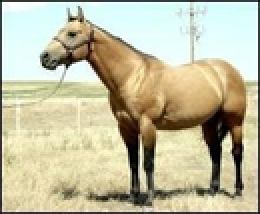
#> input picture tests/train/image-12.png, 130 x 107 px (shown 2 times larger); its folder holds only this picture in this run
$ python Evaluator.py
#> lines starting #> are read from the running program, lines starting #| are printed output that depends on the picture
### ImageLoader.py
import numpy as np
import matplotlib.pyplot as plt
from PIL import Image
import PIL
import os
import itertools
from LogLinearModel import LogLinearModel
import time


class ImageLoader(object):

    def __init__(self, max_width=0, max_height=0):
        self.max_width = max_width
        self.max_height = max_height

    def load_image(self, path):
        img = Image.open(path)
        if self.max_width > 0 and self.max_height > 0:
            img = img.resize((self.max_width, self.max_height), resample=PIL.Image.BICUBIC)
        return img

    # [34 lines left out: functions load_label_img, load_label_dict, draw_image_and_label, not called in this run]

    def load_all_images_and_labels(self, directory, num_states, num_images=np.inf):
        images = []
        models = []
        labels = []
        names = []
        files = [x for x in os.listdir(directory) if x.endswith(".jpg") or x.endswith('.png')]
        num_images = min(len(files), num_images)
        start = time.time()
        for i, filename in enumerate(files):
            if i < num_images:
                full_name = os.path.join(directory, filename)
                img = self.load_image(full_name)
                model = ImageLoader.create_model(img, num_states)
                label_vec = self.load_label_dict(full_name)

                names.append(filename)
                images.append(img)
                models.append(model)

                labels.append(label_vec)

                if i % 10 == 0 or i == num_images-1:
                    elapsed = time.time() - start
                    eta = np.true_divide(elapsed, i + 1) * (len(files) - i - 1)
                    print("Loaded %d of %d. Time elapsed: %f. ETA: %f" % (i+1, num_images, elapsed, eta))

        return images, models, labels, names

    @staticmethod
    def create_model(img, num_states):
        model = LogLinearModel()

        feature_dict, edge_feature_dict = ImageLoader.compute_features(img)

        # create pixel variables
        for pixel, feature_vec in feature_dict.items():
            model.declare_variable(pixel, num_states)
            model.set_unary_features(pixel, feature_vec)
            model.set_unary_factor(pixel, np.zeros(num_states))

        # create edge variable
        for edge, edge_feature_vec in edge_feature_dict.items():
            model.set_edge_features(edge, edge_feature_vec)
            model.set_edge_factor(edge, np.eye(num_states))

        model.create_matrices()

        return model

    # [12 lines left out: function show_images, not called in this run]

    @staticmethod
    def get_all_edges(img):
        edges = []

        # add horizontal edges
        for x in range(img.width-1):
            for y in range(img.height):
                edge = ((x, y), (x+1, y))
                edges.append(edge)

        # add vertical edges
        for x in range(img.width):
            for y in range(img.height-1):
                edge = ((x, y), (x, y+1))
                edges.append(edge)

        return edges

    @staticmethod
    def compute_features(img):
        pixels = img.load()

        base_features = np.zeros((img.width * img.height, 5))
        pixel_ids = []
        nthresh = 10
        edge_ids = []

        i = 0
        for x in range(img.width):
            for y in range(img.height):
                base_features[i, :3] = pixels[x, y]
                base_features[i, 3:] = (x, y)

                pixel_ids.append((x, y))

                i += 1

        base_features /= [255, 255, 255, img.width, img.height]

        # perform fourier expansion

        coeffs = list(itertools.product([0, 1], repeat=5))
        coeffs = np.column_stack(coeffs)

        prod = base_features.dot(coeffs)
        feature_mat = np.hstack((np.sin(prod), np.cos(prod), np.ones((img.width * img.height, 1))))

        if img.mode == 'RGB':
            channels = 3
        elif img.mode == 'L':
            channels = 1
        else:
            print("Unknown mode: %s" % img.mode)

        j = 0
        for edge in ImageLoader.get_all_edges(img):

            edge_ids.append(edge)
            diff = 0
            edge_feats_vec = []
            for z in range(channels):
                diff += np.true_divide((pixels[edge[0]][z]-pixels[edge[1]][z]), 255) ** 2

            diff = np.sqrt(diff)
            for n in range(nthresh):
                thresh = .5 * n / nthresh
                edge_feats_vec.append(1*(diff > thresh))

            if j == 0:
                edge_feature_mat = edge_feats_vec
            else:
                edge_feature_mat = np.vstack((edge_feature_mat, edge_feats_vec))

            j += 1

        # package up feature matrix as feature dictionary
        feature_vectors = [np.array(x) for x in feature_mat.tolist()]
        feature_dict = dict(zip(pixel_ids, feature_vectors))

        edge_feature_vectors = [np.array(x) for x in edge_feature_mat.tolist()]
        edge_feature_dict = dict(zip(edge_ids, edge_feature_vectors))

        return feature_dict, edge_feature_dict

# [10 lines left out: function main, not called in this run]

# [2 lines that do not run on import are left out]

### LogLinearModel.py
"""Class to convert from log linear model to MRF"""

from MarkovNet import MarkovNet
import numpy as np


class LogLinearModel(MarkovNet):
    """Log linear model class. Able to convert from log linear features to pairwise MRF. For now, only allows indicator features for pairwise features."""

    def __init__(self):
        """Initialize a LogLinearModel. Create a Markov net."""
        super(LogLinearModel, self).__init__()
        self.unary_features = dict()
        self.unary_feature_weights = dict()
        self.edge_features = dict()
        self.num_features = dict()
        self.num_edge_features = dict()

    def set_edge_factor(self, edge, potential):
        super(LogLinearModel, self).set_edge_factor(edge, potential)
        if edge not in self.edge_features:
            # set default edge feature
            self.set_edge_features(edge, np.array([1.0]))

    # [7 lines left out: function set_unary_weights, not called in this run]

    def set_unary_features(self, var, values):
        """
        Set the log-linear features for a particular variable
        :rtype: None
        :type values: np.ndarray
        """
        assert isinstance(values, np.ndarray)
        self.unary_features[var] = values

        self.num_features[var] = len(values)

    def set_edge_features(self, edge, values):
        reversed_edge = (edge[1], edge[0])
        self.edge_features[edge] = values
        self.num_edge_features[edge] = len(values)

        self.edge_features[reversed_edge] = values
        self.num_edge_features[reversed_edge] = len(values)

    def set_all_unary_factors(self):
        for var in self.variables:
            self.set_unary_factor(var, self.unary_feature_weights[var].dot(self.unary_features[var]))

    # [18 lines left out: functions set_feature_matrix, set_weights, not called in this run]

    def set_weight_matrix(self, weight_mat):
        assert (np.array_equal(self.weight_mat.shape, weight_mat.shape))
        self.weight_mat[:, :] = weight_mat

    def set_edge_weight_matrix(self, edge_weight_mat):
        assert (np.array_equal(self.edge_weight_mat.shape, edge_weight_mat.shape))
        self.edge_weight_mat[:, :] = edge_weight_mat

    def update_unary_matrix(self):
        self.set_unary_mat(self.weight_mat.T.dot(self.feature_mat))

    # [4 lines left out: function update_edge_tensor, not called in this run]

    def create_matrices(self):
        super(LogLinearModel, self).create_matrices()

        # create unary matrices
        self.max_features = max([x for x in self.num_features.values()])
        self.weight_mat = np.zeros((self.max_features, self.max_states))
        self.feature_mat = np.zeros((self.max_features, len(self.variables)))

        for var in self.variables:
            index = self.var_index[var]
            self.feature_mat[:, index] = self.unary_features[var]

        # create edge matrices

        self.max_edge_features = max([x for x in self.num_edge_features.values()])
        self.edge_weight_mat = np.zeros((self.max_edge_features, self.max_states**2))
        self.edge_feature_mat = np.zeros((self.max_edge_features, self.num_edges))

        for i, edge in enumerate(self.edges):
            self.edge_feature_mat[:, i] = self.edge_features[edge]

# [26 lines left out: function main, not called in this run]


# [2 lines that do not run on import are left out]

### MarkovNet.py
"""Markov network class for storing potential functions and structure."""
import numpy as np
from scipy.sparse import csc_matrix, dok_matrix
import time

class MarkovNet(object):
    """Object containing the definition of a pairwise Markov net."""

    def __init__(self):
        """Initialize a Markov net."""
        self.edge_potentials = dict()
        self.unary_potentials = dict()
        self.neighbors = dict()
        self.variables = set()
        self.num_states = dict()
        self.matrix_mode = False
        self.tree_probabilities = dict()
        self.num_weights = 0
        self.map_features_to_space = []
        self.space = dict()
        self.search_space = []
        self.num_weights_search_space = 0
        self.has_edges = False

    def set_unary_factor(self, variable, potential):
        """Set the potential function for the unary factor. Implicitly declare variable. Must be called before setting edge factors."""
        self.unary_potentials[variable] = potential
        if variable not in self.variables:
            self.declare_variable(variable, np.size(potential))

    def declare_variable(self, variable, num_states):
        if variable not in self.variables:
            self.variables.add(variable)
            self.neighbors[variable] = set()
            self.num_states[variable] = num_states
        else:
            print("Warning: declaring a variable %s that was previously declared." % repr(variable))

    def set_edge_factor(self, edge, potential):
        """Set a factor by inputting the involved variables then the potential function. The potential function should be a np matrix."""
        assert np.shape(potential) == (len(self.unary_potentials[edge[0]]), len(self.unary_potentials[edge[1]])), "potential size %d, %d incompatible with unary sizes %d, %d" % (np.shape(potential)[0], np.shape(potential)[1], len(self.unary_potentials[edge[0]]), len(self.unary_potentials[edge[1]]))
        self.has_edges = True
        if edge[0] < edge[1]:
            self.edge_potentials[edge] = potential
        else:
            self.edge_potentials[(edge[1], edge[0])] = potential.T

        self.neighbors[edge[0]].add(edge[1])
        self.neighbors[edge[1]].add(edge[0])


    def get_potential(self, pair):
        """Return the potential between pair[0] and pair[1]. If (pair[1], pair[0]) is in our dictionary instead, return the transposed potential."""
        if pair in self.edge_potentials:
            return self.edge_potentials[pair]
        else:
            return self.edge_potentials[(pair[1], pair[0])].T

    def get_neighbors(self, variable):
        """Return the neighbors of variable."""
        return self.neighbors[variable]

    # [11 lines left out: function evaluate_state, not called in this run]


    def set_unary_mat(self, unary_mat):
        assert np.array_equal(self.unary_mat.shape, unary_mat.shape)
        self.unary_mat[:, :] = unary_mat


    # [8 lines left out: function set_edge_tensor, not called in this run]

    def create_matrices(self):
        self.matrix_mode = True

        self.max_states = max([len(x) for x in self.unary_potentials.values()])
        self.unary_mat = -np.inf * np.ones((self.max_states, len(self.variables)))
        self.var_index = dict()
        self.var_list = []
        self.degrees = np.zeros(len(self.variables))

        i = 0
        for var in self.variables:
            potential = self.unary_potentials[var]
            self.unary_mat[0:len(potential), i] = potential
            self.var_index[var] = i
            self.var_list.append(var)
            self.degrees[i] = len(self.neighbors[var])
            i += 1

        # set up pairwise tensor

        self.num_edges = 0
        for var in self.variables:
            for neighbor in self.neighbors[var]:
                if var < neighbor:
                    self.num_edges += 1

        self.edge_pot_tensor = -np.inf * np.ones((self.max_states, self.max_states, 2 * self.num_edges))
        self.edge_index = {}

        from_rows = []
        from_cols = []
        to_rows = []
        to_cols = []

        i = 0
        for var in self.variables:
            for neighbor in self.neighbors[var]:
                if var < neighbor:
                    potential = self.get_potential((var, neighbor))
                    dims = potential.shape

                    self.edge_pot_tensor[0:dims[1], 0:dims[0], i] = potential.T
                    self.edge_pot_tensor[0:dims[0], 0:dims[1], i + self.num_edges] = potential

                    var_i = self.var_index[var]
                    neighbor_i = self.var_index[neighbor]

                    from_rows.append(i)
                    from_cols.append(var_i)
                    from_rows.append(i + self.num_edges)
                    from_cols.append(neighbor_i)

                    to_rows.append(i)
                    to_cols.append(neighbor_i)
                    to_rows.append(i + self.num_edges)
                    to_cols.append(var_i)

                    self.edge_index[(var, neighbor)] = i

                    i += 1

        self.message_to_map = csc_matrix((np.ones(len(to_rows)), (to_rows, to_cols)),
                                         (2 * self.num_edges, len(self.variables)))

        self.message_to = np.zeros(2 * self.num_edges, dtype=np.intp)
        self.message_to[to_rows] = to_cols

        self.message_from = np.zeros(2 * self.num_edges, dtype=np.intp)
        self.message_from[from_rows] = from_cols

    # [21 lines left out: functions init_candidate_edges, init_search_space, not called in this run]

    def update_search_space(self, edge):
        self.search_space.remove(edge)
        self.num_weights_search_space -= len(self.unary_potentials[edge[0]]) * len(self.unary_potentials[edge[1]])

    # [26 lines left out: functions init_weights, get_edges_data_sum, not called in this run]

### Evaluator.py
import numpy as np
import matplotlib.pyplot as plt
from Learner import Learner
from ImageLoader import ImageLoader
from MatrixBeliefPropagator import MatrixBeliefPropagator


class Evaluator(object):

    def __init__(self, max_width=0, max_height=0):
        self.max_width = max_width
        self.max_height = max_height

    # [60 lines left out: functions evaluate_images, draw_results, not called in this run]


def main():
    """test evaluation"""

    loader = ImageLoader(16, 16)

    images, models, labels, names = loader.load_all_images_and_labels('./tests/train', 2, 2)
#> in load_image, img is the input picture: PIL image 130x107 RGB; mean R, G, B 193.1, 189.2, 160.7
#> in load_image, `img = img.resize((self.max_width, self.max_height), resample=PIL.Image..`:
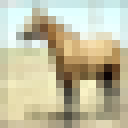
#> img: PIL image 16x16 RGB (shown 8 times larger); mean R, G, B 195, 190.9, 162.2
#> after the loop in compute_features, `for x in range(img.width):`: base_features = 256 rows, first 6: [206, 216, 215, 0, 0], [208, 238, 237, 0, 1], [211, 237, 236, 0, 2], [216, 238, 236, 0, 3], [218, 238, 236, 0, 4], [218, 234, 229, 0, 5]; i = 256; pixel_ids = 256 pairs, first value 0 to 15, second value 0 to 15
#> in compute_features, `base_features /= [255, 255, 255, img.width, img.height]`: base_features = 256 rows, first 6: [0.808, 0.847, 0.843, 0, 0], [0.816, 0.933, 0.929, 0, 0.0625], [0.827, 0.929, 0.925, 0, 0.125], [0.847, 0.933, 0.925, 0, 0.188], [0.855, 0.933, 0.925, 0, 0.25], [0.855, 0.918, 0.898, 0, 0.312]
#> in compute_features, `prod = base_features.dot(coeffs)`:
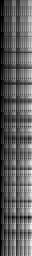
#> prod: shape (256, 32) float64; min 0, max 4.17, mean 1.54; drawn with min black and max white
#> in compute_features, `feature_mat = np.hstack((np.sin(prod), np.cos(prod), np.ones((img.widt..`:
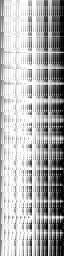
#> feature_mat: shape (256, 65) float64; min -1, max 1, mean 0.386; drawn with min black and max white
#> the loop in compute_features, `for edge in ImageLoader.get_all_edges(img): ` made 480 passes
#> (edge, diff, edge_feature_mat) on pass 1: (((0, 0), (1, 0)), 0.113, [1, 1, 1, 0, 0, 0, 0, 0, 0, 0])
#> after the loop in compute_features, `for edge in ImageLoader.get_all_edges(img):`: edge_ids = 480 items; j = 480
#> in compute_features, `feature_vectors = [np.array(x) for x in feature_mat.tolist()]`: feature_vectors = 256 items
#> in compute_features, `edge_feature_vectors = [np.array(x) for x in edge_feature_mat.tolist()]`: edge_feature_vectors = 480 items, first 6: [1, 1, 1, 0, 0, 0, 0, 0, 0, 0], [1, 1, 1, 0, 0, 0, 0, 0, 0, 0], [1, 1, 1, 0, 0, 0, 0, 0, 0, 0], [1, 1, 1, 0, 0, 0, 0, 0, 0, 0], [1, 1, 1, 0, 0, 0, 0, 0, 0, 0], [1, 1, 1, 0, 0, 0, 0, 0, 0, 0]
#> in compute_features, `edge_feature_dict = dict(zip(edge_ids, edge_feature_vectors))`: edge_feature_dict = 480 items
#> in create_model, `feature_dict, edge_feature_dict = ImageLoader.compute_features(img)`: feature_dict = 256 items; edge_feature_dict = 480 items
#> the loop in create_model, `for pixel, feature_vec in feature_dict.items():` made 256 passes
#> the loop in create_model, `for edge, edge_feature_vec in edge_feature_dict.items():` made 480 passes
#> in create_matrices, `self.max_states = max([len(x) for x in self.unary_potentials.values()])`: self.max_states = 2
#> in create_matrices, `self.degrees = np.zeros(len(self.variables))`: self.degrees = 256 values from 0 to 0
#> the loop in create_matrices, `for var in self.variables:` made 256 passes
#> var on passes 1 to 3: (12, 4), (4, 0), (4, 9)
#> after the loop in create_matrices, `for var in self.variables:`: i = 256; self.degrees = 256 values, max 4 at index 0, min 2 at index 51, mean 3.75; self.var_index = 256 items; self.var_list has the same summary as pixel_ids in compute_features
#> after the loop in create_matrices, `for var in self.variables:`: self.num_edges = 480
#> after the loop in create_matrices, `for var in self.variables:`: from_cols = 960 values, max 255 at index 309, min 0 at index 0, mean 127.2; from_rows = 960 values, max 959 at index 959, min 0 at index 0, mean 479.5; i = 480; self.edge_index = 480 items; to_cols = 960 values, max 255 at index 308, min 0 at index 1, mean 127.2; to_rows has the same summary as from_rows
#> in create_matrices, `self.message_to = np.zeros(2 * self.num_edges, dtype=np.intp)`: self.message_to = 960 values from 0 to 0
#> in create_matrices, `self.max_features = max([x for x in self.num_features.values()])`: self.max_features = 65
#> in create_matrices, `self.weight_mat = np.zeros((self.max_features, self.max_states))`: self.weight_mat = 65 pairs, first value 0 to 0, second value 0 to 0
#> after the loop in create_matrices, `for var in self.variables:`:
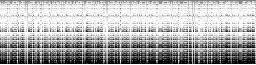
#> self.feature_mat: shape (65, 256) float64; min -1, max 1, mean 0.386; drawn with min black and max white
#> in create_matrices, `self.max_edge_features = max([x for x in self.num_edge_features.values..`: self.max_edge_features = 10
#> in create_matrices, `self.edge_weight_mat = np.zeros((self.max_edge_features, self.max_stat..`: self.edge_weight_mat = [[0, 0, 0, 0], [0, 0, 0, 0], [0, 0, 0, 0], [0, 0, 0, 0], [0, 0, 0, 0], [0, 0, 0, 0], [0, 0, 0, 0], [0, 0, 0, 0], [0, 0, 0, 0], [0, 0, 0, 0]]

    learner = Learner(MatrixBeliefPropagator)

    learner.set_regularization(0.0, 0.00001)

    for model, states in zip(models, labels):
        learner.add_data(states, model)

    d_unary = 65
    num_states = 2
    d_edge = 10

    weights = np.zeros(d_unary * num_states + d_edge * num_states ** 2)

    new_weights = learner.learn(weights)

    Eval = Evaluator(16, 16)
    average_errors = Eval.evaluation_images('./tests/test', new_weights, 2, 2)
    print ("Average Error rate: %f" % average_errors)


if __name__ == '__main__':
#> (the run stopped early here; a loop or call above may not have finished)
